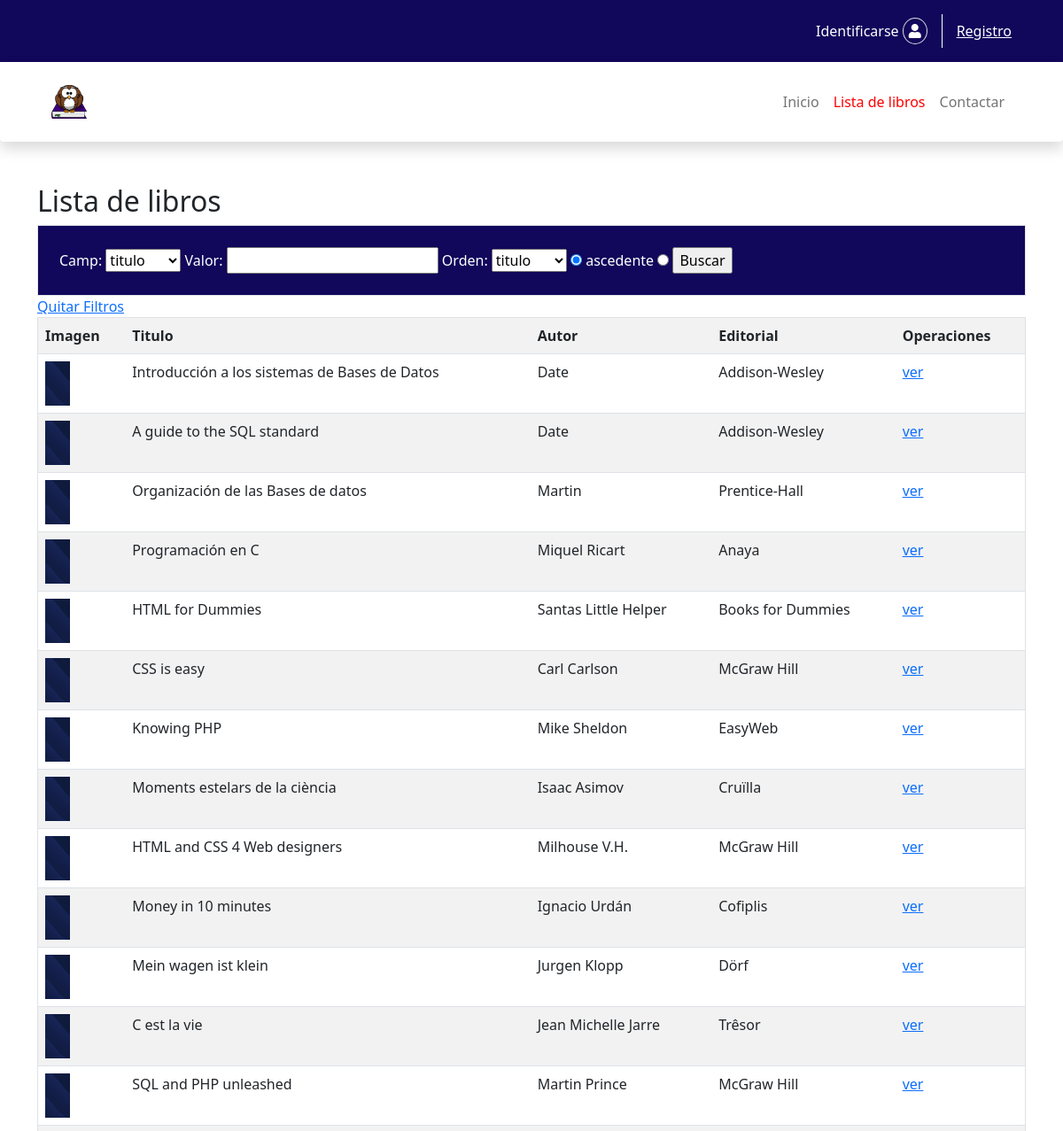
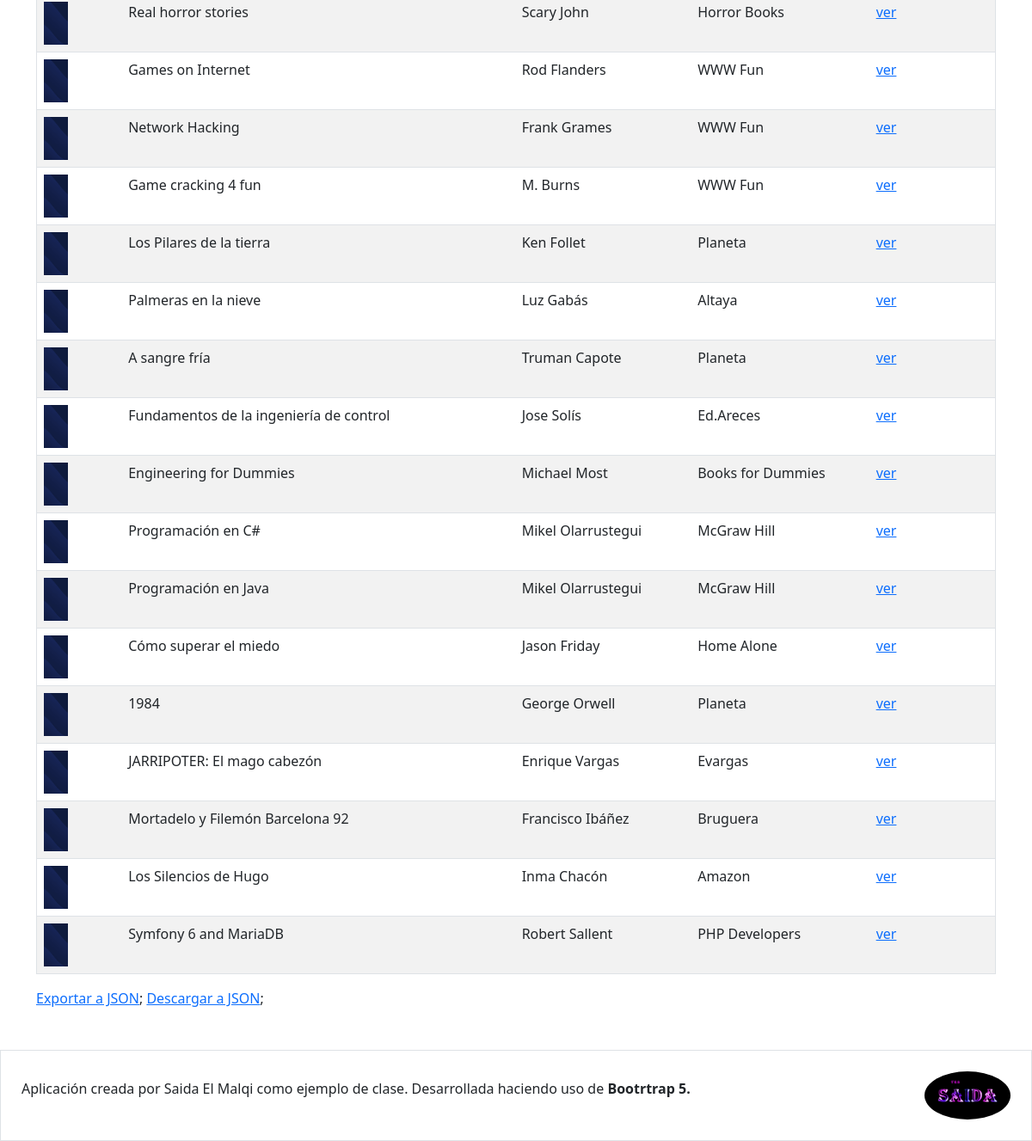
The page /libro on the database its author committed (2 pictures, top to bottom).
### tables this page shows
CREATE TABLE libros (
  id INT(11) NOT NULL AUTO_INCREMENT PRIMARY KEY,
  isbn CHAR(17) NOT NULL UNIQUE KEY,
  titulo VARCHAR(64) NOT NULL,
  editorial VARCHAR(64) NOT NULL,
  idioma VARCHAR(64) NOT NULL DEFAULT 'Castellano',
  autor VARCHAR(256) NOT NULL,
  ediciones INT(11) NOT NULL DEFAULT 1,
  edadrecomendada INT DEFAULT 0,
  imagen varchar (512) null default null
);

### controllers/LibroController.php (called while the page is built, shortened)
<?php
class LibroController{
    public function index(){
        $this->list();
    }
    public function list(){
        $libros = Libro::get();
        include 'view/libro/lista.php';
    }
}

### controllers/FrontController.php (called while the page is built, shortened)
<?php
class FrontController{
    public static function main(){
        try{
            $m = empty($_GET['m'])?
            DEFAULT_METHOD: DB::escape($_GET['m']);
            $p = empty($_GET['p'])? false: DB::escape($_GET['p']);
               $controlador = new $c();
              $controlador->$m($p);
        }catch(Throwable $e){
            $mensaje =$e->getMessage();
            if(DEBUG){
                $mensaje .="<br>En fichero <br>".$e->getFile()."</b>";
                $mensaje .="<br>En linea: <br>".$e->getLine()."</b>";
            }
            include 'view/error.php';
        }
    }
}

### index.php (called while the page is built, shortened)
<?php
     require_once 'config/config.php';
     require_once 'libraries/autoload.php';
     FrontController::main();

### config/config.php (called while the page is built, shortened)
<?php
    $classmap = ['model', 'libraries','view','controllers','templates'];

### libraries/autoload.php (called while the page is built, shortened)
<?php
function load(string $clase){
    global $classmap;
    foreach ($classmap as $directorio){
        $ruta = "$directorio/$clase.php";
        if(is_readable($ruta)){
            break;
        }
    }
}

### model/Model.php (called while the page is built, shortened)
<?php
class Model{
    public static function get():array{
        $tabla = strtolower(get_called_class()).'s';
        $consulta = "SELECT * from $tabla";
        return DB::selectAll($consulta,get_called_class());
    }
}

### libraries/DB.php (called while the page is built, shortened)
<?php
class DB{
    private static $conexion = null;
    public static function get():mysqli{
        if(!self::$conexion){
            self::$conexion = @new mysqli(DB_HOST,DB_USER,DB_PASS,DB_NAME);
                self::$conexion->set_charset(DB_CHARSET);
        }
        return self::$conexion;
    }
    public static function selectAll(string $consulta, string $class='stdClass'):array{
        $resultado = self::get()->query($consulta);
        $objectos = [];
        while($r =$resultado->fetch_object($class))
            $objectos[]=$r;
            return $objectos;
    }
}

### view/libro/lista.php (the view, shortened to what this page needs)
<!doctype html>
<html lang="en">
<head>
<link rel="stylesheet" type="text/css" href="../../css/bootstrap.min.css">
<link rel="stylesheet" type="text/css" href="../../mypro/css/all.min.css">
<link rel="stylesheet" type="text/css" href="../../css/style.css">
</head>
<body>
     <div class="container">
       <h2>Lista de libros</h2>
      <div class="con text-white border p-4">
          <form method="post" action="/libro/buscar">
             <label>Camp:</label>
          <select name="campo">
                  <option value="titulo" <?=!empty($campo) && $campo=='titulo'? ' selected ' :'';?>>
                  titulo</option>
             </select>
            <label>Valor:</label>
            <input type="text" name="valor" value=""<?=!empty($valor)? $valor : '';?>>
             <label>Orden:</label>
              <select name="orden">
                 <option value="titulo" <?=!empty($orden) && $orden=='titulo'? ' selected ' :'';?>>
                  titulo</option>
              </select>
             <input type="radio" name="sentido" value="ASC"
             <?=empty($sentido) || $sentido=='ASC'? ' checked ' :'';?>>
            <label>ascedente</label>
             <input type="radio" name="sentido" value="DESC"
             <?=!empty($sentido) && $sentido=='DESC'? ' checked ' :'';?>>
             <input type="submit" name="buscar" value="Buscar">
          </form>
      </div>
      <a href="/libro/list">Quitar Filtros</a>
         <table border='1'  class="table table-striped">
              <tr>
                 <th scope="col">Imagen</th>
                 <th scope="col">Titulo</th>
                 <th scope="col">Autor</th>
                 <th scope="col">Editorial</th>
                 <th scope="col">Operaciones</th>
              </tr>
              <?php
              foreach($libros as $libro){
                  echo "<tr>";
                    echo "<td>";
                    echo $libro->imagen ? "<img height='50' src='/$libro->imagen' alt='$libro->titulo'>" :
                    "<img height='50' src='/img/libros/default.png' alt='$libro->titulo'>";
                    echo "</td>";
                    echo " <td>$libro->titulo</td>";
                    echo " <td>$libro->autor</td>";
                    echo " <td>$libro->editorial</td>";
                    echo " <td>";
                    echo " <a href='/libro/show/$libro->id'>ver</a>";
                    echo "</td>";
                    echo "</tr>";
              }
              ?>
         </table>
         <a href="/libro/exportJSON">Exportar a JSON</a>;
          <a href="/libro/exportJSON/1">Descargar a JSON</a>;
    </div>
  </body>
 </html>

### css/style.css (style rules this page uses)
body { min-height: 100vh; }
.con { background-color: #11075b; }

### rows shown on the page
libros: titulo "Introducción a los sistemas de Bases de Datos", autor "Date", editorial "Addison-Wesley"
libros: titulo "A guide to the SQL standard", autor "Date", editorial "Addison-Wesley"
libros: titulo "Organización de las Bases de datos", autor "Martin", editorial "Prentice-Hall"
libros: titulo "Programación en C", autor "Miquel Ricart", editorial "Anaya"
libros: titulo "HTML for Dummies", autor "Santas Little Helper", editorial "Books for Dummies"
libros: titulo "CSS is easy", autor "Carl Carlson", editorial "McGraw Hill"
libros: titulo "Knowing PHP", autor "Mike Sheldon", editorial "EasyWeb"
libros: titulo "Moments estelars de la ciència", autor "Isaac Asimov", editorial "Cruïlla"
libros: titulo "HTML and CSS 4 Web designers", autor "Milhouse V.H.", editorial "McGraw Hill"
libros: titulo "Money in 10 minutes", autor "Ignacio Urdán", editorial "Cofiplis"
libros: titulo "Mein wagen ist klein", autor "Jurgen Klopp", editorial "Dörf"
libros: titulo "C est la vie", autor "Jean Michelle Jarre", editorial "Trêsor"
libros: titulo "SQL and PHP unleashed", autor "Martin Prince", editorial "McGraw Hill"
libros: titulo "Real horror stories", autor "Scary John", editorial "Horror Books"
libros: titulo "Games on Internet", autor "Rod Flanders", editorial "WWW Fun"
libros: titulo "Network Hacking", autor "Frank Grames", editorial "WWW Fun"
libros: titulo "Game cracking 4 fun", autor "M. Burns", editorial "WWW Fun"
libros: titulo "Los Pilares de la tierra", autor "Ken Follet", editorial "Planeta"
libros: titulo "Palmeras en la nieve", autor "Luz Gabás", editorial "Altaya"
libros: titulo "A sangre fría", autor "Truman Capote", editorial "Planeta"
libros: titulo "Fundamentos de la ingeniería de control", autor "Jose Solís", editorial "Ed.Areces"
libros: titulo "Engineering for Dummies", autor "Michael Most", editorial "Books for Dummies"
libros: titulo "Programación en C#", autor "Mikel Olarrustegui", editorial "McGraw Hill"
libros: titulo "Programación en Java", autor "Mikel Olarrustegui", editorial "McGraw Hill"
libros: titulo "Cómo superar el miedo", autor "Jason Friday", editorial "Home Alone"
libros: titulo "1984", autor "George Orwell", editorial "Planeta"
libros: titulo "JARRIPOTER: El mago cabezón", autor "Enrique Vargas", editorial "Evargas"
libros: titulo "Mortadelo y Filemón Barcelona 92", autor "Francisco Ibáñez", editorial "Bruguera"
libros: titulo "Los Silencios de Hugo", autor "Inma Chacón", editorial "Amazon"
libros: titulo "Symfony 6 and MariaDB", autor "Robert Sallent", editorial "PHP Developers"
